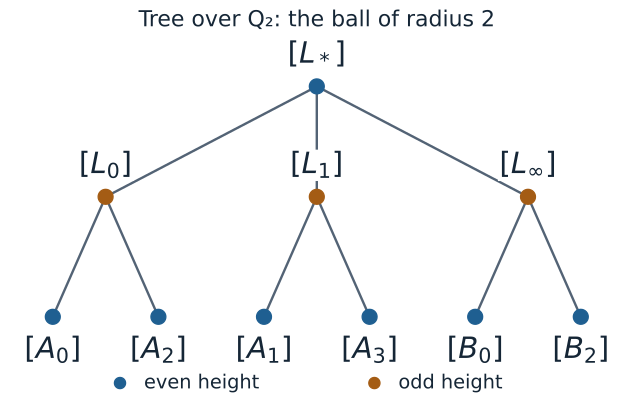

This chart was generated by the following Python code:
"""Original CC0 lattice-tree illustration for lesson 11.
Run this script beside its outputs with Python and Matplotlib.
The drawing uses the exact ball proved in Theorem 11.3; coordinates are schematic.
"""
from pathlib import Path
import hashlib, json, re, struct
from fractions import Fraction
from collections import deque
import matplotlib
matplotlib.use('Agg')
import matplotlib.pyplot as plt

out=Path(__file__).resolve().parent
matrices={'Lstar':[[1,0],[0,1]],'L0':[[1,0],[0,2]],'L1':[[1,0],[1,2]],'Linf':[[2,0],[0,1]]}
for a in range(4): matrices['A'+str(a)]=[[1,0],[a,4]]
for b in (0,2): matrices['B'+str(b)]=[[4,b],[0,1]]
edges=[('Lstar',x) for x in ('L0','L1','Linf')]+[('L0','A0'),('L0','A2'),('L1','A1'),('L1','A3'),('Linf','B0'),('Linf','B2')]
def det(M): return M[0][0]*M[1][1]-M[0][1]*M[1][0]
def val2(x):
    x=Fraction(x)
    if not x: return 10**6
    n,d=abs(x.numerator),x.denominator
    v=0
    while n%2==0: n//=2; v+=1
    while d%2==0: d//=2; v-=1
    return v

def relative(P,Q):
    dd=det(P)
    inv=[[Fraction(P[1][1],dd),Fraction(-P[0][1],dd)],[Fraction(-P[1][0],dd),Fraction(P[0][0],dd)]]
    return [[sum(inv[i][k]*Q[k][j] for k in range(2)) for j in range(2)] for i in range(2)]
def distance(P,Q):
    R=relative(P,Q)
    return val2(det(R))-2*min(val2(x) for row in R for x in row)
graph={x:[] for x in matrices}
for x,y in edges: graph[x].append(y); graph[y].append(x)
checked=[]
for source in matrices:
    d={source:0}; queue=deque([source])
    while queue:
        x=queue.popleft()
        for y in graph[x]:
            if y not in d: d[y]=d[x]+1; queue.append(y)
    assert len(d)==10
    for target in matrices:
        assert distance(matrices[source],matrices[target])==d[target]
        checked.append({'from':source,'to':target,'distance':d[target]})
assert len(edges)==9
for name,M in matrices.items():
    assert min(val2(x) for row in M for x in row)==0
    assert val2(det(M))==distance(matrices['Lstar'],M)
for parent,child in edges:
    R=relative(matrices[parent],matrices[child])
    assert all(val2(x)>=0 for row in R for x in row)
    assert val2(det(R))==1

positions={'Lstar':(330,335),'L0':(110,220),'L1':(330,220),'Linf':(550,220),'A0':(55,95),'A2':(165,95),'A1':(275,95),'A3':(385,95),'B0':(495,95),'B2':(605,95)}
labels={'Lstar':r'$[L_*]$','L0':r'$[L_0]$','L1':r'$[L_1]$','Linf':r'$[L_\infty]$'}
labels.update({x:r'$['+x[0]+'_'+x[1:]+r']$' for x in matrices if x.startswith(('A','B'))})
plt.rcParams.update({'font.family':'DejaVu Sans','mathtext.fontset':'dejavusans','svg.fonttype':'none'})
fig,ax=plt.subplots(figsize=(6.6,4.25),dpi=200)
fig.subplots_adjust(0,0,1,1)
ax.set(xlim=(0,660),ylim=(0,425)); ax.axis('off')
fig.patch.set_facecolor('#ffffff'); ax.set_facecolor('#ffffff')
for x,y in edges:
    px,py=positions[x]; qx,qy=positions[y]
    ax.plot([px,qx],[py,qy],color='#536375',lw=1.8,zorder=1)
for name,(x,y) in positions.items():
    height=distance(matrices['Lstar'],matrices[name])
    colour='#1f5f91' if height%2==0 else '#a45c14'
    ax.scatter([x],[y],s=125,color=colour,zorder=3)
    ax.text(x,y+18 if height<2 else y-20,labels[name],ha='center',va='bottom' if height<2 else 'top',fontsize=22,color='#152636',bbox={'facecolor':'white','edgecolor':'none','pad':1},zorder=4)
ax.text(330,404,'Tree over Q₂: the ball of radius 2',ha='center',va='center',fontsize=16.5,color='#152636')
for x,colour,text in [(150,'#1f5f91','even height'),(415,'#a45c14','odd height')]:
    ax.scatter([x-25],[26],s=70,color=colour)
    ax.text(x,26,text,fontsize=14.5,va='center',color='#152636')
fig.savefig(out/'tree-q2.png',dpi=200,metadata={'Software':None})
fig.savefig(out/'tree-q2.svg',metadata={'Date':None,'Creator':None,'Title':'The radius-two lattice tree over Q2'})
plt.close(fig)
svg=(out/'tree-q2.svg').read_text(encoding='utf-8')
svg=re.sub(r'<metadata>.*?</metadata>','',svg,flags=re.S)
(out/'tree-q2.svg').write_text(svg,encoding='utf-8',newline='\n')
# Strip incidental text metadata from the raster while keeping pixels unchanged.
data=(out/'tree-q2.png').read_bytes(); chunks=[data[:8]]; offset=8
while offset<len(data):
    size,kind=struct.unpack('>I4s',data[offset:offset+8]); end=offset+size+12
    if kind not in {b'tEXt',b'zTXt',b'iTXt',b'eXIf',b'tIME'}: chunks.append(data[offset:end])
    offset=end
(out/'tree-q2.png').write_bytes(b''.join(chunks))
receipt={'figure':'11.1','activity':'author exact arithmetic check, not independent review','field':'Q2','ring':'Z2','uniformizer':2,'q':2,'vertices':10,'edges':9,'radius':2,'matrix_columns':matrices,'edges_by_id':edges,'all_ordered_pair_distances':checked,'checks':{'100_pairwise_distances_match_elementary_divisors':True,'all_9_edges_are_index_2_inclusions':True,'all_representatives_normalized':True},'schematic':'Only drawing coordinates are schematic; displayed vertices and adjacency are exact. Boundary vertices have further children outside the ball.','proof_locator':'Lesson 11, Theorem 11.3, equations (3)-(5); Proposition 11.5 for parity colours','sha256':{name:hashlib.sha256((out/name).read_bytes()).hexdigest().upper() for name in ['tree-q2.png','tree-q2.svg']}}
(out/'tree-q2-check.json').write_text(json.dumps(receipt,indent=2)+'\n',encoding='utf-8',newline='\n')
print(json.dumps({'vertices':10,'edges':9,'ordered_pair_distances':len(checked),'png':receipt['sha256']['tree-q2.png'],'svg':receipt['sha256']['tree-q2.svg']}))
